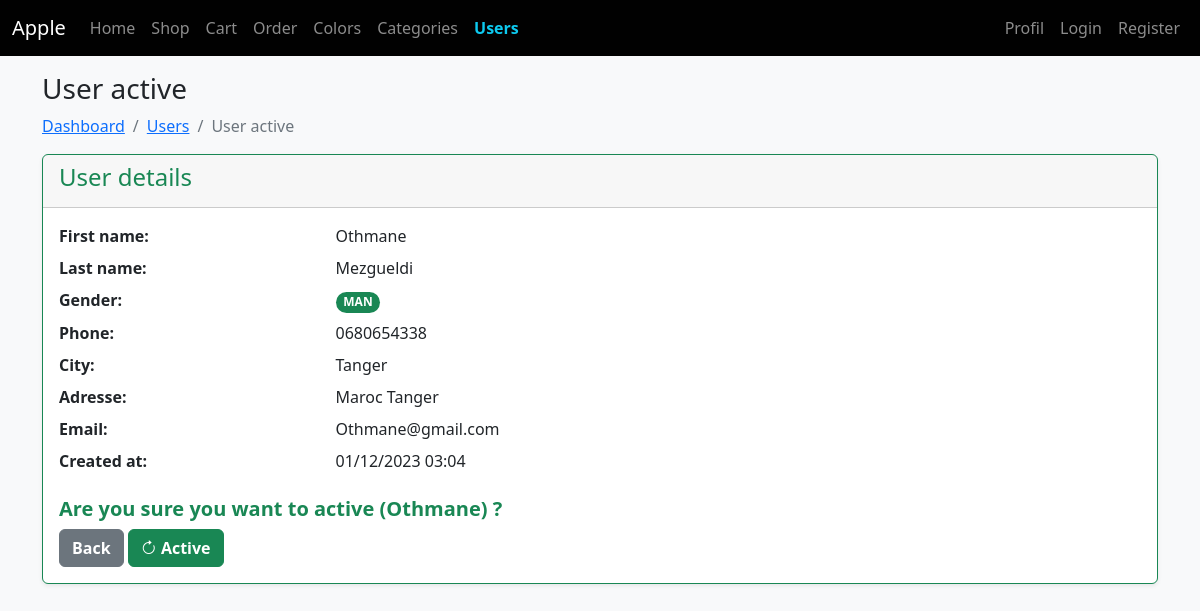
/user_active.php?id=5, run on the app's committed database.
### tables this page shows
CREATE TABLE `users` (
  `id` int(11) NOT NULL,
  `first_name` varchar(255) DEFAULT NULL,
  `last_name` varchar(255) DEFAULT NULL,
  `gender` varchar(255) DEFAULT NULL,
  `phone` varchar(255) DEFAULT NULL,
  `city` varchar(255) DEFAULT NULL,
  `adresse` varchar(255) DEFAULT NULL,
  `email` varchar(255) DEFAULT NULL,
  `created_at` timestamp NOT NULL DEFAULT current_timestamp(),
  `updated_at` timestamp NOT NULL DEFAULT current_timestamp() ON UPDATE current_timestamp(),
  `deleted_at` timestamp NULL DEFAULT NULL
);

### Helpers/functions.php (called while the page is built, shortened)
<?php
function e(string $string): string
{
    return htmlspecialchars(strtolower(trim($string)));
}
function _date_format($date)
{
    return date('d/m/Y H:i', strtotime($date));
}

### user_active.php (the view, shortened to what this page needs)
<?php
require_once "Helpers/functions.php";
require_once "database/database.php";
$id = (int)$_GET['id'];
$req = $db->query("SELECT * FROM users WHERE id = $id LIMIT 1");
$user_count = $req->rowCount();
if ($user_count == 1) {
    $user = $req->fetch();
    $id = e($user->id);
    $first_name = e($user->first_name);
    $last_name = e($user->last_name);
    $phone = e($user->phone);
    $city = e($user->city);
    $adresse = e($user->adresse);
    $email = e($user->email);
    $created_at = _date_format($user->created_at);;
}
?>
<!doctype html>
<html lang="en">
<head>
    <?php include "body/head.php"; ?>
</head>
<body class="bg-light">
    <header>
        <?php include "body/nav.php"; ?>
    </header>
    <main class="container">
        <h3 class="mt-3">
            User active
        </h3>
        <nav aria-label="breadcrumb my-3">
            <ol class="breadcrumb">
                <li class="breadcrumb-item"><a href="dashboard.php">Dashboard</a></li>
                <li class="breadcrumb-item"><a href="users.php">Users</a></li>
                <li class="breadcrumb-item active" aria-current="page">User active</li>
            </ol>
        </nav>
        <?php if ($user_count == 0) : ?>
            <div class="alert alert-warning">
                Cette categorie (id: <?= $id ?>) n'est plus disponible
            </div>
        <?php else : ?>
            <div class="card shadow-sm border-success">
                <div class="card-header text-success">
                    <h4>User details</h4>
                </div>
                <div class="card-body">
                    <dl class="row">
                        <dt class="col-sm-3">First name:</dt>
                        <dd class="col-sm-9">
                            <?= ucwords($first_name) ?>
                        </dd>
                        <dt class="col-sm-3">Last name:</dt>
                        <dd class="col-sm-9">
                            <?= ucwords($last_name) ?>
                        </dd>
                        <dt class="col-sm-3">Gender:</dt>
                        <dd class="col-sm-9">
                            <span class="badge rounded-pill text-bg-<?= $user->gender == 'man' ? 'success' : 'danger' ?>">
                                <?= strtoupper($user->gender) ?>
                            </span>
                        </dd>
                        <dt class="col-sm-3">Phone:</dt>
                        <dd class="col-sm-9">
                            <?= ucwords($phone) ?>
                        </dd>
                        <dt class="col-sm-3">City:</dt>
                        <dd class="col-sm-9">
                            <?= ucwords($city) ?>
                        </dd>
                        <dt class="col-sm-3">Adresse:</dt>
                        <dd class="col-sm-9">
                            <?= ucwords($adresse) ?>
                        </dd>
                        <dt class="col-sm-3">Email:</dt>
                        <dd class="col-sm-9">
                            <?= ucwords($email) ?>
                        </dd>
                        <dt class="col-sm-3">Created at:</dt>
                        <dd class="col-sm-9">
                            <?= $created_at ?>
                        </dd>
                    </dl>
                    <h5 class="text-success fw-bold">
                        Are you sure you want to active (<?= ucwords($first_name) ?>) ?
                    </h5>
                    <form method="post">
                        <a href="users.php" class="btn btn-secondary fw-bold">Back</a>
                        <button type="submit" class="btn btn-success fw-bold" name="btn_active_user">
                            <i class="bi bi-arrow-clockwise"></i>
                            Active
                        </button>
                    </form>
                </div>
            </div>
        <?php endif ?>
    </main>
</body>
</html>

### data on the page
users: first_name "Othmane", last_name "Mezgueldi", gender "MAN", phone "0680654338", city "Tanger", adresse "Maroc Tanger", email "Othmane@gmail.com", created_at "01/12/2023 03:04"
